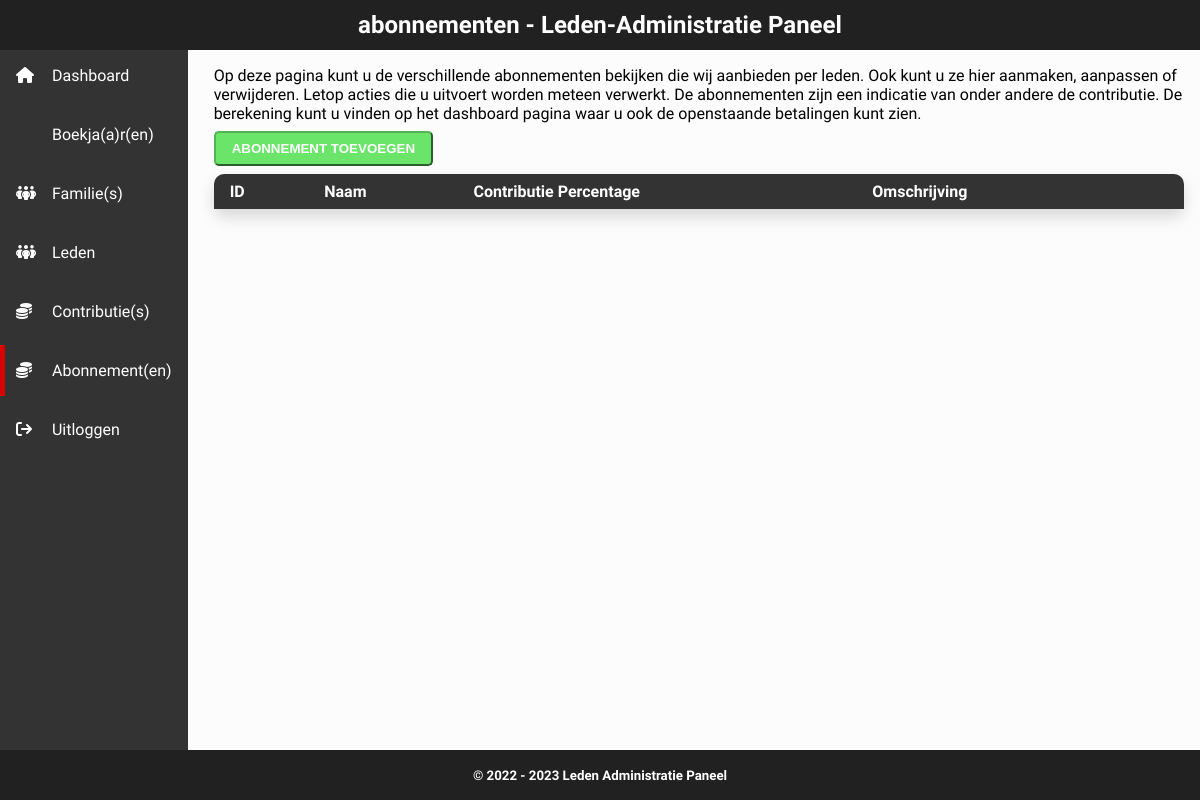
The app's page /abonnementen.php (signed in), older data.
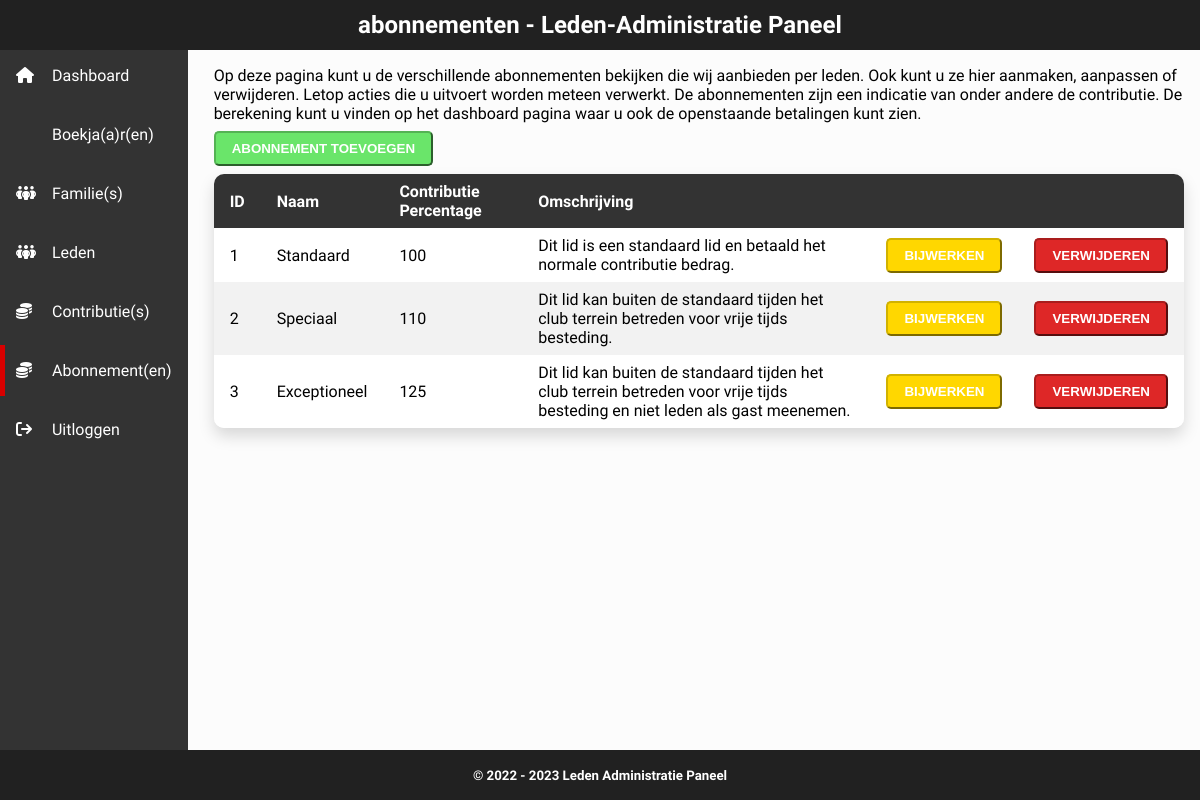
The same page, newer data.
### tables this page shows
CREATE TABLE `soortlid` (
  `ID` int(100) NOT NULL,
  `Naam` varchar(255) NOT NULL,
  `ContributiePercentage` int(3) NOT NULL DEFAULT '100',
  `Omschrijving` varchar(255) NOT NULL
);

### mvc/controller/controller.php (called while the page is built, shortened)
<?php
include_once("./mvc/model/Model.php");
class Controller {
    public $model;
    public function __construct() {
        $this->model = new Model();
    }
    public function listMemberTypes() {
        $MemberTypes = $this->model->getMemberTypesList();
        include './mvc/view/membertypeslist.php';
    }
}

### mvc/model/Model.php (called while the page is built, shortened)
<?php
include_once("./mvc/model/MemberType.php");
class Model {
    public function getMemberTypesList() {
        include 'inc/process/connect.php';
        $memberTypes = array();
        try {
            $stmt = $conn->prepare("SELECT * FROM soortlid");
            $stmt->execute();
            while ($row = $stmt->fetch(PDO::FETCH_ASSOC)) {
                $memberTypes[] = new MemberType($row['ID'], $row['Naam'], $row['ContributiePercentage'], $row['Omschrijving']);
            }
        } catch(PDOException $e) {
            echo "Foutmelding: " . $e->getMessage();
        }
        return $memberTypes;
    }
}
?>

### mvc/model/MemberType.php (called while the page is built, shortened)
<?php
class MemberType {
    public function __construct($ID, $name, $procentage, $description) {
        $this->ID = $ID;
        $this->name = $name;
        $this->procentage = $procentage;
        $this->description = $description;
    }
}
?>

### mvc/view/membertypeslist.php (the view)
<table>
    <thead>
        <tr>
            <th>ID</th>
            <th>Naam</th>
            <th>Contributie Percentage</th>
            <th>Omschrijving</th>
            <th colspan="2">&nbsp;</th>
        </tr>
    </thead>
    <tbody>
        <?php foreach ($MemberTypes as $memberType) { ?>
            <tr>
                <td><?php echo $memberType->ID; ?></td>
                <td><?php echo $memberType->name; ?></td>
                <td><?php echo $memberType->procentage; ?></td>
                <td><?php echo $memberType->description; ?></td>
                <td>
                    <a href="./abonnementen.php?action=update&id=<?php echo $memberType->ID; ?>">
                        <button class="watchout">Bijwerken</button>
                    </a>
                </td>
                <td>
                    <a href="./abonnementen.php?action=delete&id=<?php echo $memberType->ID; ?>">
                        <button class="failure">Verwijderen</button>
                    </a>
                </td>
            </tr>
        <?php } ?>
    </tbody>
</table>

### inc/templates/header.php (shortened to what this page needs)
<?php
include_once('mvc/controller/controller.php');
?>
<!DOCTYPE html>
<html lang="nl">
<head>
    <link rel="stylesheet" href="./inc/libraries/fontawesome/css/all.min.css">
    <link rel="stylesheet" href="./inc/libraries/fontawesome/css/all.min.css">
</head>
<body>
    <header>
        <section>
          <h1><?php echo basename(substr($_SERVER['SCRIPT_NAME'], 1), '.php'); ?> - Leden-Administratie Paneel</h1>
        </section>
    </header>
    <main>
        <nav>
            <ul>
                <li>
                    <a href="./dashboard.php" <?php if (basename(substr($_SERVER['SCRIPT_NAME'], 1), '.php') === 'dashboard') echo 'class="active"'; ?>><i class="fa-solid fa-house"></i> Dashboard</a>
                </li>
                <li>
                    <a href="./boekjaar.php" <?php if (basename(substr($_SERVER['SCRIPT_NAME'], 1), '.php') === 'boekjaar') echo 'class="active"'; ?>><i class="fa-solid fa-calender"></i> Boekja(a)r(en)</a>
                </li>
                <li>
                    <a href="./families.php" <?php if (basename(substr($_SERVER['SCRIPT_NAME'], 1), '.php') === 'families') echo 'class="active"'; ?>><i class="fa-solid fa-people-group"></i> Familie(s)</a>
                </li>
                <li>
                    <a href="./leden.php" <?php if (basename(substr($_SERVER['SCRIPT_NAME'], 1), '.php') === 'leden') echo 'class="active"'; ?>><i class="fa-solid fa-people-group"></i> Leden</a>
                </li>
                <li>
                    <a href="./contributies.php" <?php if (basename(substr($_SERVER['SCRIPT_NAME'], 1), '.php') === 'contributies') echo 'class="active"'; ?>><i class="fa-solid fa-coins"></i> Contributie(s)</a>
                </li>
                <li>
                    <a href="./abonnementen.php" <?php if (basename(substr($_SERVER['SCRIPT_NAME'], 1), '.php') === 'abonnementen') echo 'class="active"'; ?>><i class="fa-solid fa-coins"></i> Abonnement(en)</a>
                </li>
                <li>
                    <a href="./logout.php"><i class="fa-solid fa-arrow-right-from-bracket"></i> Uitloggen</a>
                </li>
            </ul>
        </nav>

### abonnementen.php (shortened to what this page needs)
<?php include './inc/templates/header.php'; ?>
        <section class="text-black">
            <p>Op deze pagina kunt u de verschillende abonnementen bekijken die wij aanbieden per leden. Ook kunt u ze hier aanmaken, aanpassen of verwijderen. Letop acties die u uitvoert worden meteen verwerkt. De abonnementen zijn een indicatie van onder andere de contributie. De berekening kunt u vinden op het dashboard pagina waar u ook de openstaande betalingen kunt zien.</p>
            <?php if (isset($_GET['action']) && $_GET['action'] === 'add') { ?>
                <?php $controller->addMemberTypeForm(); ?>
            <?php } else { ?>
            <a href="./abonnementen.php?action=add">
                <button class="good">Abonnement toevoegen</button>
            </a>
            <?php $controller->listMemberTypes(); ?>
            <?php } ?>
        </section>
    </main>
    <footer class="text-center">
        <h5>&copy; 2022 - 2023 Leden Administratie Paneel</h5>
    </footer>
</body>
</html>

### inc/templates/header.php (style rules this page uses)
:root { --top-bottom-height: 50px; --grid-gap: 0px; --font-righteous: 'Righteous', cursive; --font-sarabun: 'Sarabun', sans-serif; --body-background: #fcfcfc; --body-color: #fff; --content-color: #000; }
h1, h2, h3, h4, h5, h6 { font-family: var(--font-righteous); }
p, a, th, td { font-family: var(--font-sarabun); margin-top: 0; margin-bottom: .5rem; }
.text-center { text-align: center; }
body { display: grid; grid-template-columns: auto auto auto auto auto auto auto auto auto auto auto auto; gap: var(--grid-gap); margin: 0; background: var(--body-background); color: var(--body-color); }
header { grid-column: 1/13; height: var(--top-bottom-height); background: #212121; display: flex; justify-content: center; align-items: center; }
main { grid-column: 1/13; display: grid; grid-template-columns: auto auto auto auto auto auto; gap: 10px; height: calc(100vh - var(--top-bottom-height) * 2 - var(--grid-gap) * 2); min-height: 300px; }
main nav { grid-column: 1/1; background: #333333; }
main nav ul { list-style-type: none; padding: 0; margin: 0; }
main nav a { text-decoration: none; color: unset; display: block; padding: 1rem; position: relative; }
main nav a.active::after { content: ''; position: absolute; left: 0; top: 0; height: 100%; width: 5px; background: rgb(216, 0, 0); }
main nav i { width: 32px; }
main section { grid-column: 2/13; color: var(--content-color); overflow-y: auto; padding: 1rem; }
button { padding: .5rem 1rem; border-radius: 5px; text-transform: uppercase; font-weight: 700; transition: all .5s ease; }
button.good { border-color: #54b354; background-color: #6ae56a; color: white; }
button.watchout { border-color: #d1b200; background-color: #ffd700; color: white; }
button.failure { border-color: #a91d1d; background-color: #de2727; color: white; }
table { border-collapse: collapse; width: 100%; box-shadow: 0 .5rem 1rem rgba(0,0,0, .15); border-radius: 10px; margin: 0.5rem 0; }
table th { font-weight: bold; text-align: start; background: #333333; color: white; }
table thead tr:first-of-type th:first-of-type { border-top-left-radius: 10px; }
table thead tr:first-of-type th:last-of-type { border-top-right-radius: 10px; }
table tbody tr:last-of-type td:first-of-type { border-bottom-left-radius: 10px; }
table tbody tr:last-of-type td:last-of-type { border-bottom-right-radius: 10px; }
table th, table td { padding: 0.5rem 1rem; }
table tbody tr:nth-child(odd) { background: #fff; }
table tbody tr:nth-child(even) { background: #f2f2f2; }
footer { background: #212121; grid-column: 1/13; height: var(--top-bottom-height); display: flex; justify-content: center; align-items: center; }

Row changes from the older to the newer data that the page shows:
added soortlid: ID "1", Naam "Standaard", ContributiePercentage "100", Omschrijving "Dit lid is een standaard lid en betaald het normale contributie bedrag."
added soortlid: ID "2", Naam "Speciaal", ContributiePercentage "110", Omschrijving "Dit lid kan buiten de standaard tijden het club terrein betreden voor vrije tijds besteding."
added soortlid: ID "3", Naam "Exceptioneel", ContributiePercentage "125", Omschrijving "Dit lid kan buiten de standaard tijden het club terrein betreden voor vrije tijds besteding en niet leden als gast meenemen."
